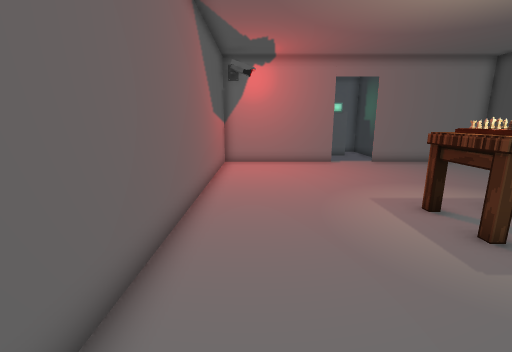
[1] (above)

12 first-person views from a walk through a level from a Godot 3-D game. The camera is 1.2 m above the floor, tilts 12° down and sees 90° across. Doors that lead somewhere are drawn open, without their leaves. The floor is counted in squares, 0.49 m on a side. Each view is taken from the middle of a square. On the plan, view 1 faces up. The plan holds only what a view shows up to about 18 squares ahead; the rest is blank. The place goes on beyond the plan. Some surface patterns are stand-ins.

[2]
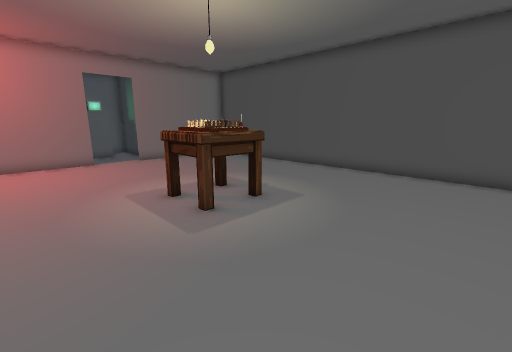

[3]
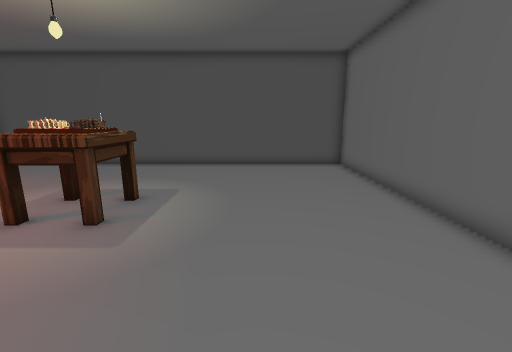

[4]
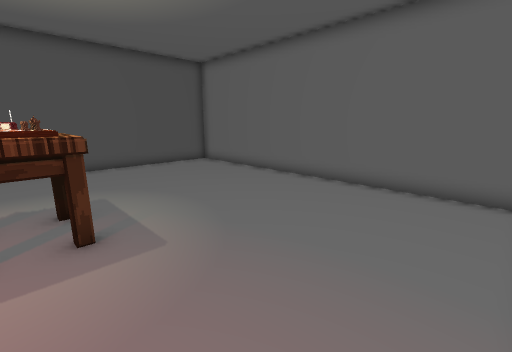

[5]
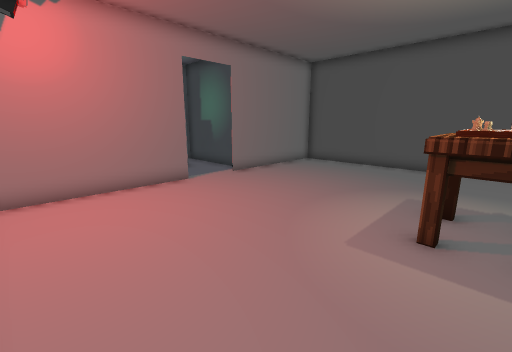

[6]
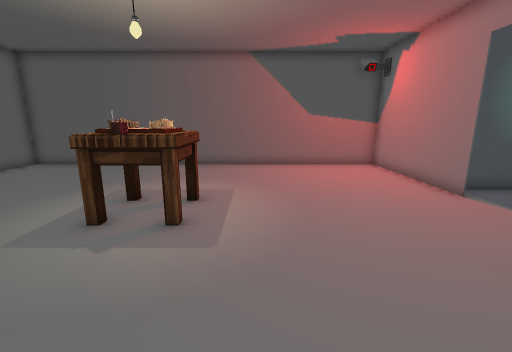

[7]
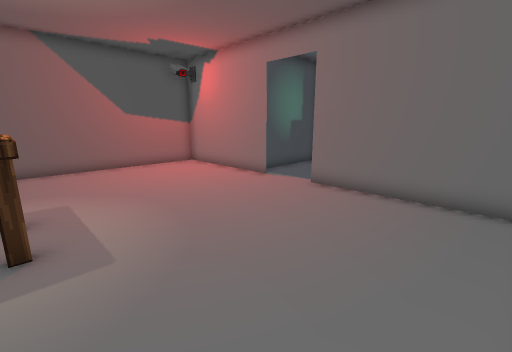

[8]
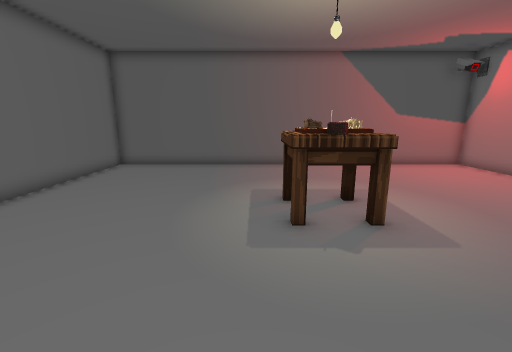

[9]
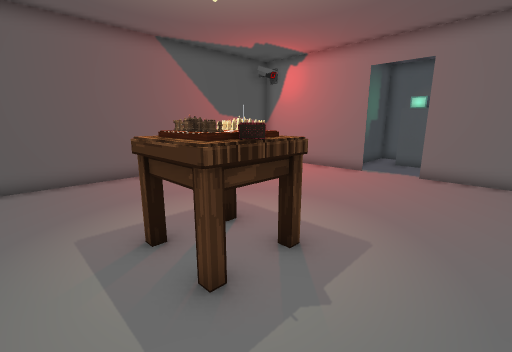

[10]
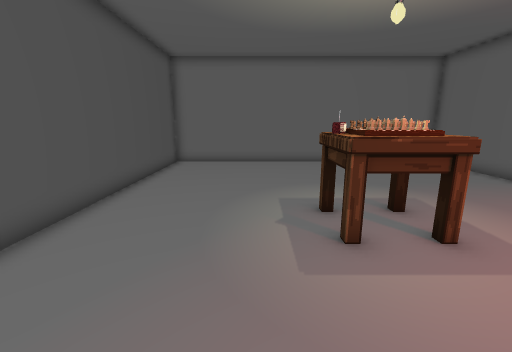

[11]
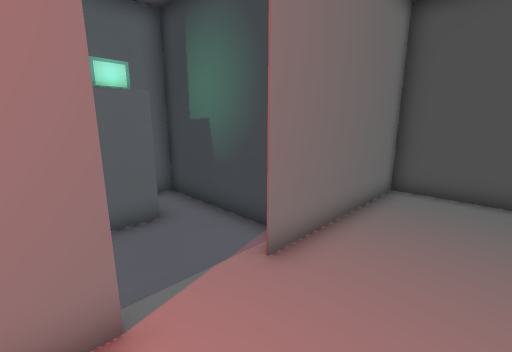

[12]
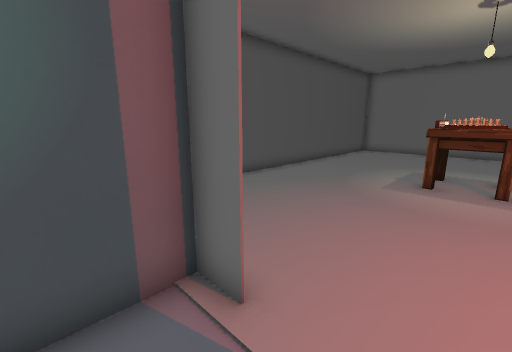

### Floor plan
Points are (right, up) in squares from view 1. A wall is a line through its corners. A room is listed if a view was taken in it or the views show most of it. See-through windows are left out.
Room 1 (views 1, 2, 3, 4, 5, 6, 7, 8, 9, 10, 11)
walls: (4.8, 15.9) (-1.9, 15.9) (-1.9, -4) (14, -4) (14, 15.9) (7.2, 15.9)
ways out: open door at (6, 16) to room 2
objects: table (5, 5) to (7, 7)
Room 2 (view 12)
walls: (6.4, 19.6) (5.6, 19.6); (6.9, 19.4) (5.2, 19.4); (7.2, 16) (8.4, 16) (8.4, 20.5); (3.6, 20.5) (3.6, 16.9)
ways out: open door at (6, 16) to room 1

Positions as (right, up) in squares from view 1, and headings:
1: (0, 0), facing up
2: (1, -1), facing up-right
3: (-1, 1), facing right
4: (-1, 6), facing down-right
5: (-1, 6), facing up-right
6: (13, 9), facing left
7: (13, 7), facing up-left
8: (13, 4), facing left
9: (10, 3), facing up-left
10: (9, 12), facing down
11: (4, 13), facing up-right
12: (5, 18), facing down-right
